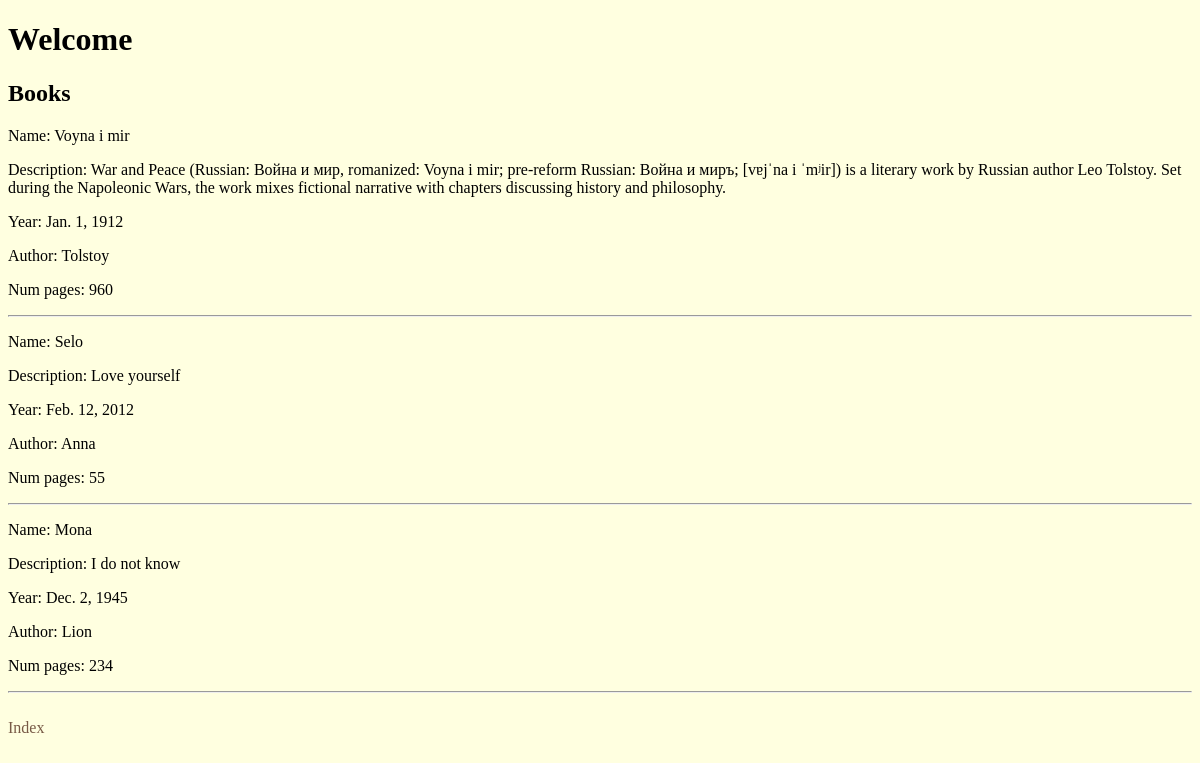
The page /books/ on the database its author committed.
### fresh_app/models.py (models this page shows, shortened)
class Book(models.Model):
    name = models.CharField(max_length=100)
    description = models.TextField()
    year = models.DateField()
    author = models.ForeignKey(Author, on_delete=models.CASCADE)
    num_pages = models.IntegerField()

class Author(models.Model):
    fio = models.CharField(max_length=100)
    birth_date = models.DateField()

### fresh_app/views.py (the view)
# urls.py: path('books/', BookListView.as_view(), name='book-list'),
class BookListView(ListView):
    template_name = 'main/book_list.html'
    model = Book
    context_object_name = 'books'
    def get_queryset(self):
        name = self.kwargs.get('name')
        start = self.kwargs.get('start')
        end = self.kwargs.get('end')
        query = self.kwargs.get('query')
        author_query = self.kwargs.get('author_query')
        if name:
            return Book.objects.filter(name__icontains=name)
        elif start and end:
            return Book.objects.filter(num_pages__gte=start, num_pages__lte=end)
        elif query:
            return Book.objects.filter(Q(name__icontains=query) | Q(description__icontains=query))
        elif author_query:
            return Book.objects.filter(author__fio__icontains=author_query)
        return Book.objects.all()

### templates/main/book_list.html
{% extends 'base.html' %}
{% load static %}
{% block style %}
<link rel="stylesheet" href="{% static 'css/style.css' %}">
{% endblock style %}
{% block content %}
<h1>Welcome</h1>
<h2>Books</h2>
{% for book in books %}
<p>Name: {{book.name}}</p>
<p>Description: {{book.description}}</p>
<p>Year: {{book.year}}</p>
<p>Author: {{book.author.fio}}</p>
<p>Num pages: {{book.num_pages}}</p>
<hr>
{% endfor %}
<br><a href="{% url 'index' %}">Index</a>
{% endblock %}

### templates/base.html (shortened to what this page needs)
<!DOCTYPE html>
<html lang="en">
<head>
    {% block style %} {% endblock style %}
</head>
<body>
    {% block content %} {% endblock %}
</body>
</html>

### static/css/style.css (style rules this page uses)
body { background: lightyellow; }
a { color: #785A46; text-decoration: none; }

### rows shown on the page
Book: name "Voyna i mir", description "War and Peace (Russian: Война и мир, romanized: Voyna i mir; pre-reform Russian: Война и миръ; [vɐjˈna i ˈmʲir]) is a literary work by Russian author Leo Tolstoy. Set during the Napoleonic Wars, the work mixes fictional narrative with chapters discussing history and philosophy.", year "Jan. 1, 1912", author.fio "Tolstoy", num_pages "960"
Book: name "Selo", description "Love yourself", year "Feb. 12, 2012", author.fio "Anna", num_pages "55"
Book: name "Mona", description "I do not know", year "Dec. 2, 1945", author.fio "Lion", num_pages "234"
